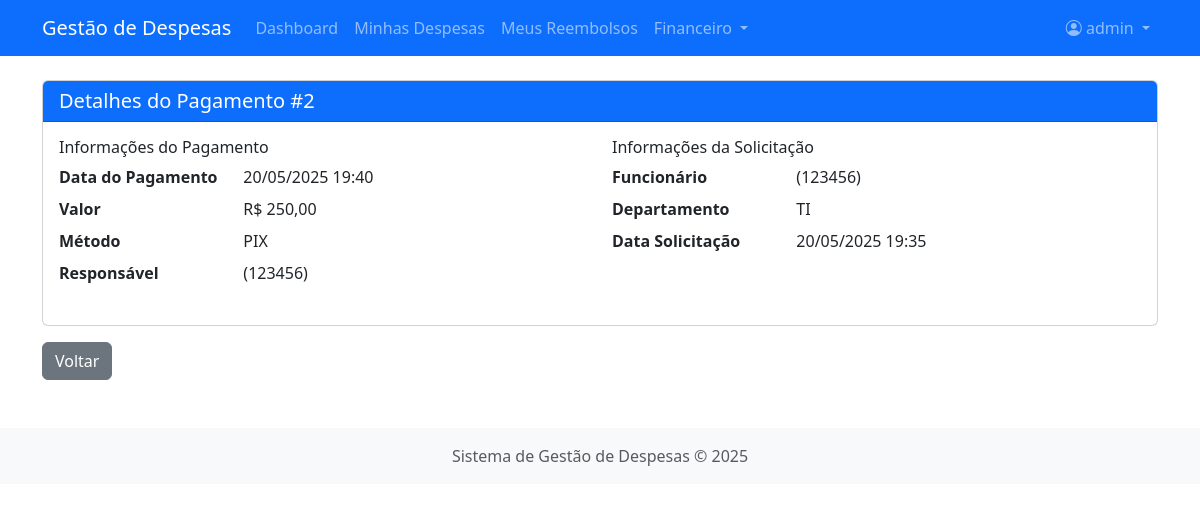
The app's page /pagamentos/2/ (signed in) with its own data.
### despesas/models.py (models this page shows, shortened)
class Pagamento(models.Model):
    METODO_CHOICES = [
        ('PIX', 'PIX'),
        ('TED', 'Transferência'),
        ('DEPOSITO', 'Depósito'),
        ('OUTRO', 'Outro'),
    ]
    solicitacao = models.OneToOneField(SolicitacaoReembolso, on_delete=models.CASCADE, related_name='pagamento')
    valor = models.DecimalField(max_digits=10, decimal_places=2)
    data_pagamento = models.DateTimeField(default=timezone.now)
    responsavel = models.ForeignKey(Funcionario, on_delete=models.PROTECT, related_name='pagamentos')
    metodo = models.CharField(max_length=10, choices=METODO_CHOICES, default='PIX')
    comprovante = models.FileField(upload_to='pagamentos/', blank=True, null=True)
    observacoes = models.TextField(blank=True, null=True)
    class Meta:
        verbose_name = 'Pagamento'
        verbose_name_plural = 'Pagamentos'
        ordering = ['-data_pagamento']

class Funcionario(models.Model):
    CARGO_CHOICES = [
        ('FUNCIONARIO', 'Funcionário'),
        ('GERENTE', 'Gerente'),
        ('FINANCEIRO', 'Financeiro'),
    ]
    usuario = models.OneToOneField(User, on_delete=models.CASCADE, related_name='funcionario')
    cargo = models.CharField(max_length=15, choices=CARGO_CHOICES, default='FUNCIONARIO')
    departamento = models.ForeignKey(Departamento, on_delete=models.PROTECT, related_name='funcionarios')
    matricula = models.CharField(max_length=20, unique=True)
    telefone = models.CharField(max_length=20, blank=True, null=True)
    data_admissao = models.DateField()
    def __str__(self):
        return f"{self.usuario.get_full_name()} ({self.matricula})"
    def is_gerente(self):
        return self.cargo == 'GERENTE'
    def is_financeiro(self):
        return self.cargo == 'FINANCEIRO'
    class Meta:
        verbose_name = 'Funcionário'
        verbose_name_plural = 'Funcionários'

class SolicitacaoReembolso(models.Model):
    STATUS_CHOICES = [
        ('PENDENTE', 'Pendente de Aprovação'),
        ('APROVADA', 'Aprovada'),
        ('NEGADA', 'Negada'),
        ('PAGA', 'Reembolso Realizado'),
    ]
    despesas = models.ManyToManyField(Despesa, related_name='solicitacoes')
    funcionario = models.ForeignKey(Funcionario, on_delete=models.CASCADE, related_name='solicitacoes')
    data_solicitacao = models.DateTimeField(auto_now_add=True)
    data_aprovacao = models.DateTimeField(blank=True, null=True)
    aprovador = models.ForeignKey(Funcionario, on_delete=models.SET_NULL, related_name='aprovacoes', blank=True, null=True)
    status = models.CharField(max_length=20, choices=STATUS_CHOICES, default='PENDENTE')
    justificativa = models.TextField(blank=True, null=True)
    codigo = models.UUIDField(default=uuid.uuid4, editable=False, unique=True)
    class Meta:
        verbose_name = 'Solicitação de Reembolso'
        verbose_name_plural = 'Solicitações de Reembolso'
        ordering = ['-data_solicitacao']

class Departamento(models.Model):
    nome = models.CharField(max_length=100)
    descricao = models.TextField(blank=True, null=True)
    def __str__(self):
        return self.nome
    class Meta:
        verbose_name = 'Departamento'
        verbose_name_plural = 'Departamentos'

### despesas/views.py (the view)
# urls.py: path('pagamentos/<int:pk>/', views.pagamento_detail, name='pagamento_detail'),
@login_required
def pagamento_detail(request, pk):
    try:
        funcionario = request.user.funcionario
    except:
        messages.error(request, "Perfil de funcionário não encontrado. Por favor, complete seu cadastro.")
        return redirect('despesas:profile')
    pagamento = get_object_or_404(Pagamento, pk=pk)
    if not funcionario.is_financeiro() and pagamento.solicitacao.funcionario != funcionario:
        return HttpResponseForbidden("Você não tem permissão para acessar este pagamento.")
    return render(request, 'despesas/pagamento_detail.html', {'pagamento': pagamento})

### despesas/templates/despesas/pagamento_detail.html (shortened to what this page needs)
{% extends 'despesas/base.html' %}
{% block content %}
<div class="card">
    <div class="card-header bg-primary text-white">
        <h5 class="card-title mb-0">Detalhes do Pagamento #{{ pagamento.id }}</h5>
    </div>
    <div class="card-body">
        <div class="row">
            <div class="col-md-6">
                <h6>Informações do Pagamento</h6>
                <dl class="row">
                    <dt class="col-sm-4">Data do Pagamento</dt>
                    <dd class="col-sm-8">{{ pagamento.data_pagamento|date:"d/m/Y H:i" }}</dd>
                    <dt class="col-sm-4">Valor</dt>
                    <dd class="col-sm-8">R$ {{ pagamento.valor|floatformat:2 }}</dd>
                    <dt class="col-sm-4">Método</dt>
                    <dd class="col-sm-8">{{ pagamento.get_metodo_display }}</dd>
                    <dt class="col-sm-4">Responsável</dt>
                    <dd class="col-sm-8">{{ pagamento.responsavel }}</dd>
                </dl>
            </div>
            <div class="col-md-6">
                <h6>Informações da Solicitação</h6>
                <dl class="row">
                    <dt class="col-sm-4">Funcionário</dt>
                    <dd class="col-sm-8">{{ pagamento.solicitacao.funcionario }}</dd>
                    <dt class="col-sm-4">Departamento</dt>
                    <dd class="col-sm-8">{{ pagamento.solicitacao.funcionario.departamento }}</dd>
                    <dt class="col-sm-4">Data Solicitação</dt>
                    <dd class="col-sm-8">{{ pagamento.solicitacao.data_solicitacao|date:"d/m/Y H:i" }}</dd>
                </dl>
            </div>
        </div>
    </div>
</div>
<div class="mt-3">
    <a href="{% url 'despesas:pagamento_list' %}" class="btn btn-secondary">Voltar</a>
</div>
{% endblock %}

### despesas/templates/despesas/base.html (shortened to what this page needs)
<!DOCTYPE html>
<html lang="pt-br">
<head>
    <link href="https://cdn.jsdelivr.net/npm/bootstrap@5.3.0-alpha1/dist/css/bootstrap.min.css" rel="stylesheet">
    <link rel="stylesheet" href="https://cdn.jsdelivr.net/npm/bootstrap-icons@1.10.3/font/bootstrap-icons.css">
</head>
<body>
    <nav class="navbar navbar-expand-lg navbar-dark bg-primary">
        <div class="container">
            <a class="navbar-brand" href="{% url 'despesas:home' %}">Gestão de Despesas</a>
            <div class="collapse navbar-collapse" id="navbarNav">
                <ul class="navbar-nav me-auto">
                    {% if user.is_authenticated %}
                        <li class="nav-item">
                            <a class="nav-link" href="{% url 'despesas:dashboard' %}">Dashboard</a>
                        </li>
                        <li class="nav-item">
                            <a class="nav-link" href="{% url 'despesas:despesa_list' %}">Minhas Despesas</a>
                        </li>
                        <li class="nav-item">
                            <a class="nav-link" href="{% url 'despesas:reembolso_list' %}">Meus Reembolsos</a>
                        </li>
                        {% if user.funcionario.is_financeiro %}
                        <li class="nav-item dropdown">
                            <a class="nav-link dropdown-toggle" href="#" role="button" data-bs-toggle="dropdown">
                                Financeiro
                            </a>
                        </li>
                        {% endif %}
                    {% endif %}
                </ul>
                <ul class="navbar-nav">
                    {% if user.is_authenticated %}
                        <li class="nav-item dropdown">
                            <a class="nav-link dropdown-toggle" href="#" role="button" data-bs-toggle="dropdown">
                                <i class="bi bi-person-circle"></i> {{ user.get_full_name|default:user.username }}
                            </a>
                        </li>
                    {% endif %}
                </ul>
            </div>
        </div>
    </nav>
    <main class="container my-4">
        {% block content %}{% endblock %}
    </main>
    <footer class="bg-light text-center text-muted py-3 mt-5">
        <div class="container">
            <p class="mb-0">Sistema de Gestão de Despesas © {% now "Y" %}</p>
        </div>
    </footer>
</body>
</html>

### records on screen
Pagamento: id "2", data_pagamento "20/05/2025 19:40", valor "250,00", metodo "PIX", responsavel "(123456)", solicitacao.funcionario "(123456)", solicitacao.funcionario.departamento "TI", solicitacao.data_solicitacao "20/05/2025 19:35"

### other values on screen
{{ user.get_full_name|default:user.username }} "admin"
